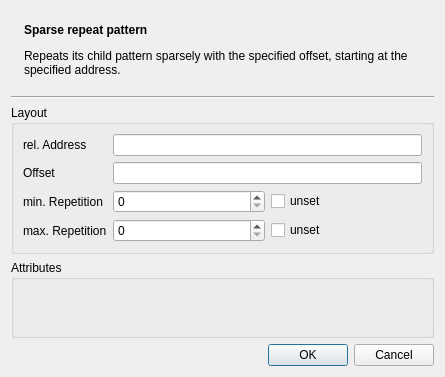
<?xml version="1.0" encoding="UTF-8"?>
<ui version="4.0">
 <class>SparseRepeatDialog</class>
 <widget class="QDialog" name="SparseRepeatDialog">
  <property name="geometry">
   <rect>
    <x>0</x>
    <y>0</y>
    <width>445</width>
    <height>377</height>
   </rect>
  </property>
  <property name="windowTitle">
   <string>Edit sparse repeat pattern</string>
  </property>
  <layout class="QVBoxLayout" name="verticalLayout_2">
   <item>
    <layout class="QHBoxLayout" name="horizontalLayout_3">
     <item>
      <widget class="QLabel" name="label_6">
       <property name="sizePolicy">
        <sizepolicy hsizetype="Minimum" vsizetype="Minimum">
         <horstretch>0</horstretch>
         <verstretch>0</verstretch>
        </sizepolicy>
       </property>
       <property name="text">
        <string notr="true">&lt;img src=&quot;:/icons/64x64/sparserepeat.png&quot;&gt;</string>
       </property>
      </widget>
     </item>
     <item>
      <widget class="QLabel" name="label_5">
       <property name="sizePolicy">
        <sizepolicy hsizetype="MinimumExpanding" vsizetype="Minimum">
         <horstretch>0</horstretch>
         <verstretch>0</verstretch>
        </sizepolicy>
       </property>
       <property name="text">
        <string>&lt;h4&gt;Sparse repeat pattern&lt;/h4&gt;
&lt;p&gt;Repeats its child pattern sparsely with the specified offset, starting at the specified address.&lt;/p&gt;</string>
       </property>
       <property name="wordWrap">
        <bool>true</bool>
       </property>
      </widget>
     </item>
    </layout>
   </item>
   <item>
    <widget class="Line" name="line">
     <property name="orientation">
      <enum>Qt::Horizontal</enum>
     </property>
    </widget>
   </item>
   <item>
    <widget class="QGroupBox" name="groupBox">
     <property name="title">
      <string>Layout</string>
     </property>
     <layout class="QFormLayout" name="formLayout">
      <item row="0" column="0">
       <widget class="QLabel" name="label">
        <property name="text">
         <string>rel. Address</string>
        </property>
       </widget>
      </item>
      <item row="0" column="1">
       <widget class="QLineEdit" name="address"/>
      </item>
      <item row="1" column="0">
       <widget class="QLabel" name="label_2">
        <property name="text">
         <string>Offset</string>
        </property>
       </widget>
      </item>
      <item row="1" column="1">
       <widget class="QLineEdit" name="offset"/>
      </item>
      <item row="2" column="0">
       <widget class="QLabel" name="label_3">
        <property name="text">
         <string>min. Repetition</string>
        </property>
       </widget>
      </item>
      <item row="2" column="1">
       <layout class="QHBoxLayout" name="horizontalLayout">
        <item>
         <widget class="QSpinBox" name="minRepetition">
          <property name="maximum">
           <number>1000000000</number>
          </property>
         </widget>
        </item>
        <item>
         <widget class="QCheckBox" name="minRepetitionUnset">
          <property name="text">
           <string>unset</string>
          </property>
         </widget>
        </item>
       </layout>
      </item>
      <item row="3" column="0">
       <widget class="QLabel" name="label_4">
        <property name="text">
         <string>max. Repetition</string>
        </property>
       </widget>
      </item>
      <item row="3" column="1">
       <layout class="QHBoxLayout" name="horizontalLayout_2">
        <item>
         <widget class="QSpinBox" name="maxRepetition">
          <property name="maximum">
           <number>1000000000</number>
          </property>
         </widget>
        </item>
        <item>
         <widget class="QCheckBox" name="maxRepetitionUnset">
          <property name="text">
           <string>unset</string>
          </property>
         </widget>
        </item>
       </layout>
      </item>
     </layout>
    </widget>
   </item>
   <item>
    <widget class="QGroupBox" name="groupBox_2">
     <property name="title">
      <string>Attributes</string>
     </property>
     <layout class="QVBoxLayout" name="verticalLayout">
      <property name="spacing">
       <number>0</number>
      </property>
      <property name="leftMargin">
       <number>0</number>
      </property>
      <property name="topMargin">
       <number>0</number>
      </property>
      <property name="rightMargin">
       <number>0</number>
      </property>
      <property name="bottomMargin">
       <number>0</number>
      </property>
      <item>
       <widget class="PatternMetaEditor" name="metaEdit" native="true"/>
      </item>
     </layout>
    </widget>
   </item>
   <item>
    <widget class="QDialogButtonBox" name="buttonBox">
     <property name="orientation">
      <enum>Qt::Horizontal</enum>
     </property>
     <property name="standardButtons">
      <set>QDialogButtonBox::Cancel|QDialogButtonBox::Ok</set>
     </property>
    </widget>
   </item>
  </layout>
 </widget>
 <customwidgets>
  <customwidget>
   <class>PatternMetaEditor</class>
   <extends>QWidget</extends>
   <header>patternmetaeditor.hh</header>
   <container>1</container>
  </customwidget>
 </customwidgets>
 <resources/>
 <connections>
  <connection>
   <sender>buttonBox</sender>
   <signal>accepted()</signal>
   <receiver>SparseRepeatDialog</receiver>
   <slot>accept()</slot>
   <hints>
    <hint type="sourcelabel">
     <x>248</x>
     <y>254</y>
    </hint>
    <hint type="destinationlabel">
     <x>157</x>
     <y>274</y>
    </hint>
   </hints>
  </connection>
  <connection>
   <sender>buttonBox</sender>
   <signal>rejected()</signal>
   <receiver>SparseRepeatDialog</receiver>
   <slot>reject()</slot>
   <hints>
    <hint type="sourcelabel">
     <x>316</x>
     <y>260</y>
    </hint>
    <hint type="destinationlabel">
     <x>286</x>
     <y>274</y>
    </hint>
   </hints>
  </connection>
 </connections>
</ui>
